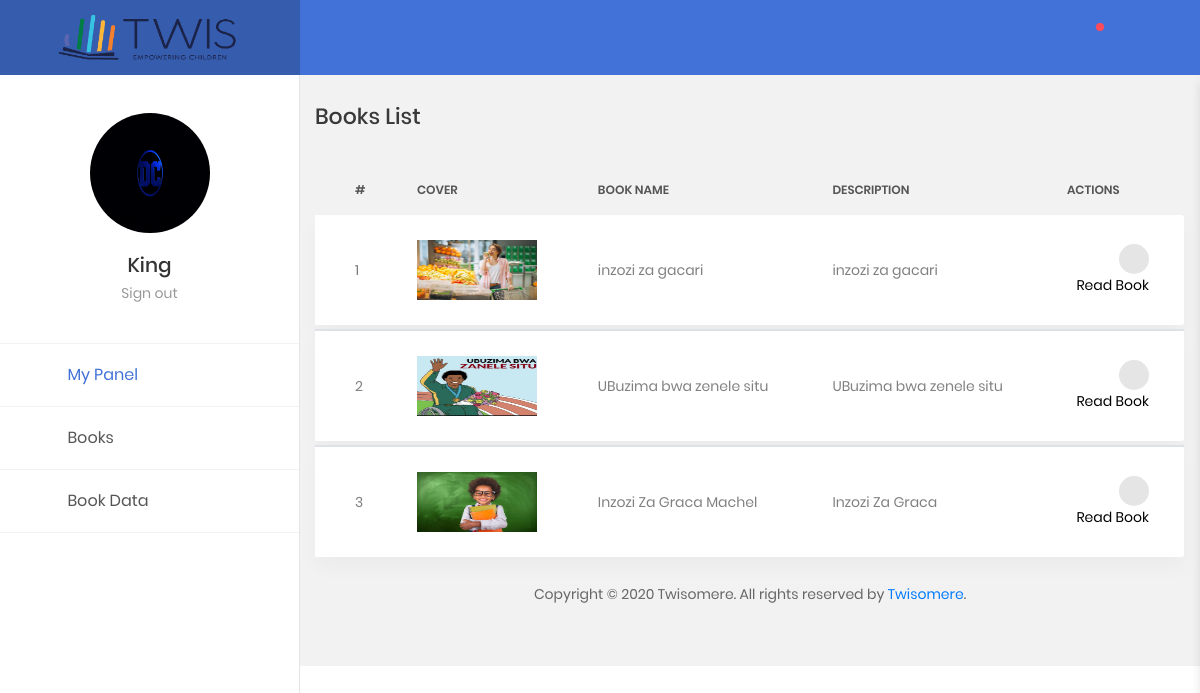
The app's page /master/school_student/index.php?view_book (signed in), older data.
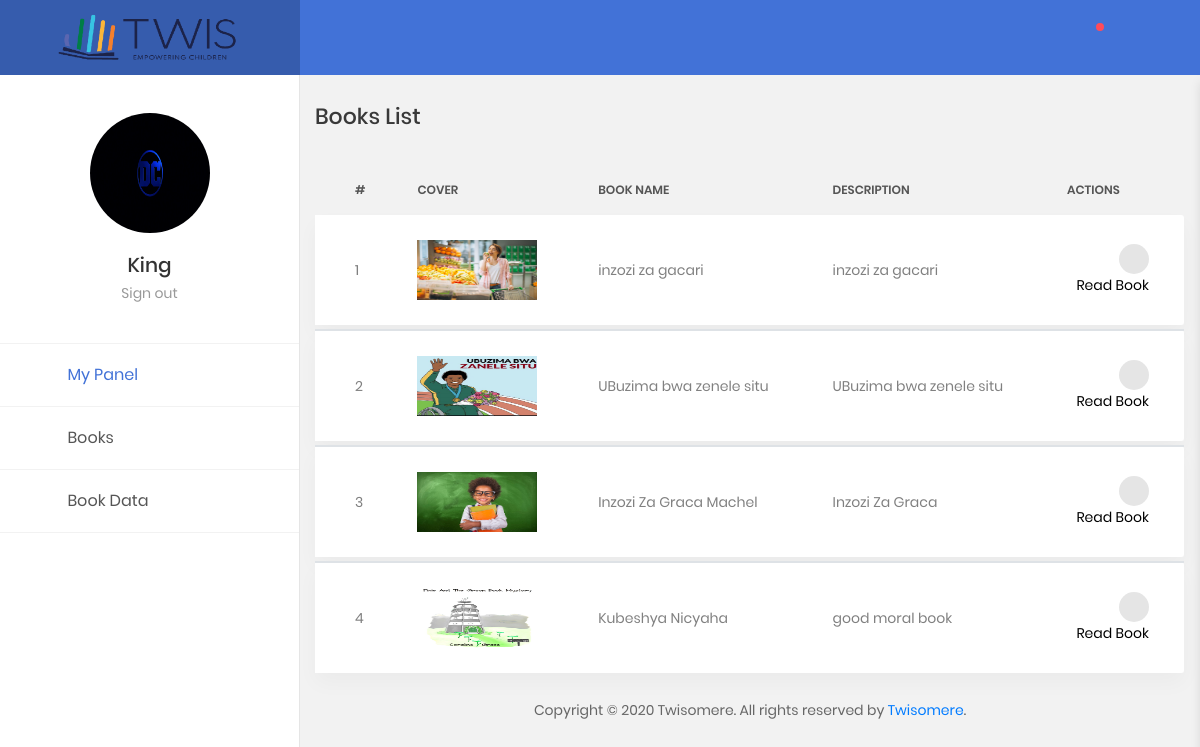
The same page, newer data.
### tables this page shows
CREATE TABLE `school` (
  `school_id` int(250) NOT NULL,
  `sub_id` int(250) NOT NULL,
  `school_name` varchar(250) NOT NULL,
  `school_email` varchar(250) NOT NULL,
  `school_password` varchar(255) NOT NULL,
  `school_tel` varchar(250) NOT NULL,
  `school_status` int(11) NOT NULL,
  `school_profile` varchar(255) NOT NULL
);

CREATE TABLE `student` (
  `student_id` int(250) NOT NULL,
  `school_id` int(250) DEFAULT NULL,
  `student_Fname` varchar(250) NOT NULL,
  `student_Lname` varchar(250) NOT NULL,
  `student_gender` varchar(20) NOT NULL,
  `student_username` varchar(255) NOT NULL,
  `student_password` varchar(255) NOT NULL,
  `level_id` int(250) NOT NULL,
  `parent_id` int(250) DEFAULT NULL,
  `student_profile` varchar(255) NOT NULL
);

CREATE TABLE `book` (
  `book_id` int(250) NOT NULL,
  `book_author` varchar(250) NOT NULL,
  `book_name` varchar(250) NOT NULL,
  `book_summary` varchar(250) NOT NULL,
  `book_cover` longtext NOT NULL,
  `book_attachment` varchar(250) NOT NULL,
  `level_id` int(250) NOT NULL,
  `book_quiz` longtext NOT NULL
);

### master/school_student/view_books.php (the view, shortened to what this page needs)
<div class="container-fluid">
     <br>
      <div class="row" id="loader_general_admin1">
        <?php
            if ($sub_plan != $check_data) {
                ?>
                <div class="col-lg-12">
                    <h3 class="title-5 m-b-35">Books List</h3>
                    <div class="table-responsive table-responsive-data2">
                        <table class="table table-data2" id="Table1">
                            <thead>
                                <tr>
                                    <th>#</th>
                                    <th>Cover</th>
                                    <th>Book Name</th>
                                    <th>Description</th>
                                    <th>Actions</th>
                                </tr>
                            </thead>
                                    <?php
                                    $sql5="SELECT * from book where level_id='$s_level' ";
                                    $result5=$conn->query($sql5);
                                    $a=1;
                                    while ($row5 = $result5->fetch_assoc()) {
                                    $b_name=$row5['book_name'];
                                    $b_descr=$row5['book_summary'];
                                    $b_cover=$row5['book_cover'];
                                    $id1="Mine".$a;
                                    ?>
                            <tbody>
                                <tr class="tr-shadow">
                                    <td><?php echo $a ?></td>
                                    <td>
                                       <img style="height:60px;width: 120px;float: left;" src="../master/books/<?php echo $b_name ?>/<?php echo $b_cover ?>" alt="<?php echo $b_name ?>" />
                                    </td>
                                    <td><?php echo $b_name ?></td>
                                    <td><?php echo $b_descr ?></td>
                                    <td>
                                        <form action="index.php?add_favorite" method="post">
                                           <div class="table-data-feature">
                                                <button class="item" data-toggle="tooltip" data-placement="top" title="Add To Favorite" onclick="delete_book_data('<?php echo $id1 ?>');" >
                                                    <i class="zmdi zmdi-favorite"></i>
                                                </button>
                                            </div>
                                        </form>
                                        <form action="index.php?read_book_content" method="post">
                                           <div class="table-data-feature">
                                                <button data-toggle="tooltip" data-placement="top" title="View Book" >
                                                    Read Book
                                                </button>
                                            </div>
                                        </form>
                                    </td>
                                </tr>
                                <tr class="spacer"></tr>
                            </tbody>
                            <?php $a++; }  ?>
                        </table>
                    </div>
                </div>
                <?php
            }
        ?>
        </div>
    </div>

### master/school_student/index.php (shortened to what this page needs)
<!DOCTYPE html>
<?php
include "../config/connection.php";
if(isset($_SESSION['school_student_twis_data_2020']) == false){
    header("Location:../login.php");
}else{
    ?>
                                <?php
                                $sql1="SELECT * from student where student_username='$_SESSION[school_student_twis_data_2020]'";
                                $result1=$conn->query($sql1);
                                while ($row1 = $result1->fetch_assoc()) {
                                $s_username=$row1['student_username'];
                                $school=$row1['school_id'];
                                $s_level=$row1['level_id'];
                                $s_profile=$row1['student_profile'];
                                $sql2="SELECT * FROM school where school_id='$school' ";
                                $result2=$conn->query($sql2);
                                while ($row2 = $result2->fetch_assoc()) {
                                    $sub_plan=$row2['sub_id'];
                                    ?>
<html lang="en">
<head>
    <link href="../assets/css/font-face.css" rel="stylesheet" media="all">
    <link href="../assets/vendor/font-awesome-4.7/css/font-awesome.min.css" rel="stylesheet" media="all">
    <link href="../assets/vendor/font-awesome-5/css/fontawesome-all.min.css" rel="stylesheet" media="all">
    <link href="../assets/vendor/mdi-font/css/material-design-iconic-font.min.css" rel="stylesheet" media="all">
    <link href="../assets/vendor/bootstrap-4.1/bootstrap.min.css" rel="stylesheet" media="all">
    <link href="../assets/vendor/animsition/animsition.min.css" rel="stylesheet" media="all">
    <link href="../assets/vendor/bootstrap-progressbar/bootstrap-progressbar-3.3.4.min.css" rel="stylesheet" media="all">
    <link href="../assets/vendor/wow/animate.css" rel="stylesheet" media="all">
    <link href="../assets/vendor/css-hamburgers/hamburgers.min.css" rel="stylesheet" media="all">
    <link href="../assets/vendor/slick/slick.css" rel="stylesheet" media="all">
    <link href="../assets/vendor/select2/select2.min.css" rel="stylesheet" media="all">
    <link href="../assets/vendor/perfect-scrollbar/perfect-scrollbar.css" rel="stylesheet" media="all">
    <link href="../assets/vendor/vector-map/jqvmap.min.css" rel="stylesheet" media="all">
    <link href="../assets/css/theme.css" rel="stylesheet" media="all">
</head>
<body class="animsition">
    <div class="page-wrapper">
        <aside class="menu-sidebar2">
            <div class="logo">
                <a href="index.php">
                    <img src="../assets/images/icon/logo.png" alt="Twisomere" />
                </a>
            </div>
                                                        <?php
                                                            if (empty($s_profile)) {
                                                                $fileName = "avatar.png";
                                                            } else {
                                                                $fileName = "$s_profile";
                                                            }
                                                        ?>
            <div class="menu-sidebar2__content js-scrollbar1">
                <div class="account2">
                    <div class="image img-cir img-120">
                        <img src="student_profiles/<?php echo $fileName ?>" alt="<?php echo $s_username ?>" style="width:100%;height: 100%;" />
                    </div>
                    <h4 class="name"><?php echo $s_username ?></h4>
                    <a href="?sign=out" id="logout">Sign out</a>
                </div>
                <nav class="navbar-sidebar2">
                    <ul class="list-unstyled navbar__list">
                        <li class="active has-sub">
                            <a class="js-arrow" href="index.php">
                                <i class="fas fa-tachometer-alt"></i>My Panel
                            </a>
                        </li>
                        <li>
                            <a href="index.php?view_book">
                                <i class="fas fa-book"></i>Books</a>
                        </li>
                        <li class="has-sub">
                            <a class="js-arrow" href="#">
                                <i class="fas fa-file"></i>Book Data
                                <span class="arrow">
                                    <i class="fas fa-angle-down"></i>
                                </span>
                            </a>
                        </li>
                    </ul>
                </nav>
            </div>
        </aside>
        <div class="page-container2">
            <header class="header-desktop2">
                <div class="section__content section__content--p30">
                    <div class="container-fluid">
                        <div class="header-wrap2">
                            <div class="header-button2">
                                <div class="header-button-item js-item-menu">
                                    <i class="zmdi zmdi-search"></i>
                                </div>
                                <div class="header-button-item has-noti js-item-menu">
                                    <i class="zmdi zmdi-notifications"></i>
                                </div>
                                <div class="header-button-item mr-0 js-sidebar-btn">
                                    <i class="zmdi zmdi-menu"></i>
                                </div>
                            </div>
                        </div>
                    </div>
                </div>
            </header>
            <section >
                <br>
                <br>
                <br>
            </section>
    <?php
        $check_data=0;
            ?>
            <?php
        if(isset($_GET['home']))
        {
            include("home.php");
        }
         elseif(isset($_GET['view_book']))
        {
            include("view_books.php");
        }
         elseif(isset($_GET['read_book_content']))
        {
            include("read_book.php");
        }
         elseif(isset($_GET['settings']))
        {
            include("settings.php");
        }
        elseif(isset($_GET['profile']))
        {
            include("profile.php");
        }
         elseif(isset($_GET['update_profile']))
        {
            include("complete_profile_update_data.php");
        }
         elseif(isset($_GET['add_favorite']))
        {
            include("create_favorite.php");
        }
         elseif(isset($_GET['']))
        {
            include("");
        }
         else
        {
            include("home.php");
        }
        ?>
            <section>
                <div class="container-fluid">
                    <div class="row">
                        <div class="col-md-12">
                            <div class="copyright">
                                <p>Copyright © 2020 Twisomere. All rights reserved by <a href="#">Twisomere</a>.</p>
                            </div>
                        </div>
                    </div>
                </div>
            </section>
        </div>
    </div>
</body>
</html>
<?php
}
}
}
?>

Row changes from the older to the newer data that the page shows:
added book: book_name+book_cover (picture), book_name "Kubeshya Nicyaha", book_summary "good moral book"
